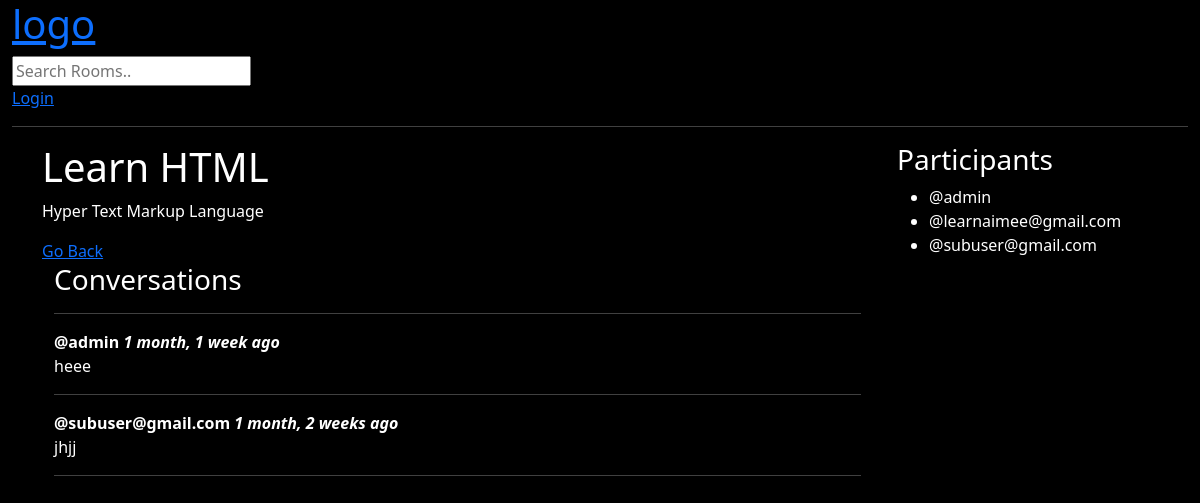
Screenshot of /room/7/ with the database file from the repository.
### base/models.py (models this page shows, shortened)
class Room(models.Model):
    host= models.ForeignKey(User,on_delete=models.SET_NULL,null=True)
    topic = models.ForeignKey(Topic,on_delete=models.SET_NULL,null=True)
    name = models.CharField(max_length=200)
    description = models.TextField(null=True,blank=True)
    participants=models.ManyToManyField(User,related_name='participants',blank=True)
    updated= models.DateTimeField(auto_now=True)    # every save
    created =models.DateTimeField(auto_now_add=True)# first save
    class Meta:
        ordering =["-updated","-created"]

class Messages(models.Model):
    user = models.ForeignKey(User,on_delete=models.CASCADE)
    room = models.ForeignKey(Room,on_delete=models.CASCADE)
    body =models.TextField()
    updated = models.DateTimeField(auto_now=True)  # every save
    created = models.DateTimeField(auto_now_add=True)  # first save

### base/views.py (the view, shortened to what this page needs)
# urls.py: path('room/<str:pk>/', views.getRoom),
def room(request,pk):
    room =Room.objects.get(id=int(pk))
    room_messages = room.messages_set.all().order_by('-created') # give msgs related to this room model name messages
    participants = room.participants.all()
    print(participants)
    context={'room':room,'room_messages':room_messages,'participants':participants}
    return render(request, "./base/room.html", context)

### templates/base/room.html (shortened to what this page needs)
{% extends '../main.html' %}
{% block content%}
<div class="container">
    <div class="row">
        <div class="col-md-9">
   <h1>{{room.name}}</h1>
    <p>{{room.description}}</p>
     <a href="{{request.META.HTTP_REFERER}}">Go Back</a>
<div class="container comment-wrapper">
    <h3>Conversations</h3>
    <hr>
    {% for message in room_messages %}
    <div>
        <strong>@{{message.user}}   <i> {{message.created | timesince}} ago</i></strong>
            <p>{{message.body}}</p>
    </div>
    <hr>
    {% endfor %}
</div>
             </div>
        <div class="col-md-3">
            <h3>Participants</h3>
            <ul class="list">
                {% for p in participants%}
                <li>@{{p.username}}</li>
                {% endfor %}
            </ul>
        </div>
    </div>
</div>
{% endblock %}

### static/styles/main.css (style rules this page uses)
body { background-color:black; color: white; }

### rows the page displays
Room: name "Learn HTML", description "Hyper Text Markup Language"
Messages: user "admin", created "1 month, 1 week", body "heee"
Messages: user "subuser@gmail.com", created "1 month, 2 weeks", body "jhjj"

### other values shown
{{ p.username }} "admin"
{{ p.username }} "learnaimee@gmail.com"
{{ p.username }} "subuser@gmail.com"
